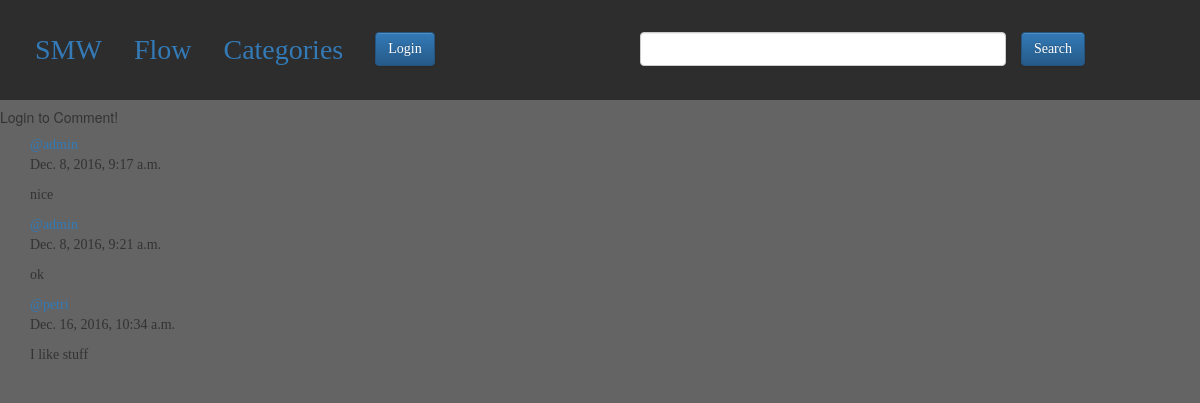
The app's page /5/ with its own data.
### smw/models.py (models this page shows, shortened)
class Comment(models.Model):
    Post = models.ForeignKey(Post, on_delete=models.CASCADE)
    User = models.ForeignKey(authUser, on_delete=models.CASCADE)
    Text = models.TextField()
    Post_Date = models.DateTimeField(default=datetime.now)
    class Meta:
        unique_together = ("User", "Text", "Post")

### smw/views.py (the view)
# urls.py: url(r'^(?P<pk>[0-9]+)/$', views.Idea , name='idea'),#detailed view of a post
def Idea(request, pk):
    post = get_object_or_404(Post, id=pk)
    post.Views = post.Views+1
    post.save()
    comments = post.comment_set.all()
    return render(request, "smw/idea.html", {"post":post, "comments":comments})

### smw/templates/smw/idea.html (shortened to what this page needs)
{% extends 'smw/base.html' %}
{% block body %}
{% if request.user.is_authenticated%}
<div class="container col-lg-8 col-lg-offset-2">
    <form class="container col-lg-1" action="{% url 'smw:want' post.pk %}" method="post">
        {% csrf_token %}
        <button type="submit" name="button" class="btn btn-success">Like</button>
    </form>
    <form class="container col-lg-1" action="{% url 'smw:shlt' post.pk %}" method="post">
        {% csrf_token %}
        <button type="submit" name="button" class="btn btn-danger">Dislike</button>
    </form>
</div>
<form class="container col-lg-1" action="{% url 'smw:comment' post.pk %}" method="post">
    {% csrf_token %}
    <h4>Comment!</h4>
    <input type="text" placeholder="Comment" name="comment">
    <button type="submit" name="button" class="btn btn-primary">Comment</button>
</form>
{% else %}
    <h5>Login to Comment!</h5>
{% endif%}
{% for comment in comments %}
<div class="container">
    <div>
        <a href="{% url 'attest:detail' comment.User.pk %}">@{{comment.User.username}}</a>
        <p>{{comment.Post_Date}}</p>
    </div>
    <p>{{comment.Text}}</p>
</div>
{% endfor %}
{% endblock%}

### smw/static/smw/style.css (style rules this page uses)
html { position: relative; min-height: 100%; }
* { padding: 0px; margin: 0px; box-sizing: border-box; font-family: "Lucida Console", serif; }
body { background-color: rgb(100, 100, 100); padding-bottom: 100px; }

### records on screen
Comment: Post_Date "Dec. 8, 2016, 9:17 a.m.", Text "nice"
Comment: Post_Date "Dec. 8, 2016, 9:21 a.m.", Text "ok"
Comment: Post_Date "Dec. 16, 2016, 10:34 a.m.", Text "I like stuff"
